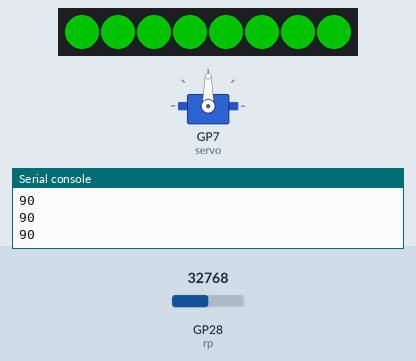
This program was run on a simulated Raspberry Pi Pico running MicroPython. On the bench: 8 RGB LEDs in strip order, left to right, servo, the last lines printed to the serial console. The inputs (shaded band) are chosen by the test bench; at power-on: GP28 (rp) = 32768 (analog values on the 0–65535 scale). Dim RGB values are drawn brighter than linear; servo angles are drawn from the pulse width (0.5 ms = 0°, 2.5 ms = 180°).

Above: at 1.3 s.
1.4 s: GP28 (rp) set to 45874
At 2.0 s:
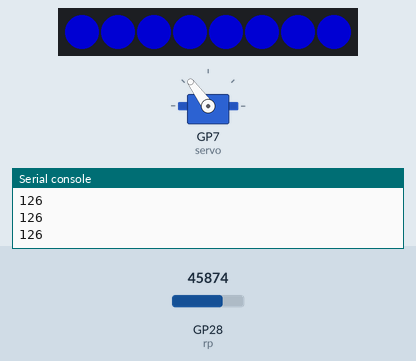
2.9 s: GP28 (rp) set to 19660
At 4.0 s:
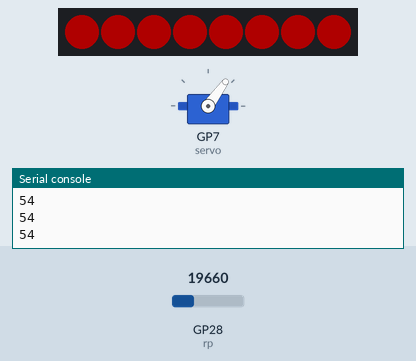
4.4 s: GP28 (rp) set to 0
At 5.3 s:
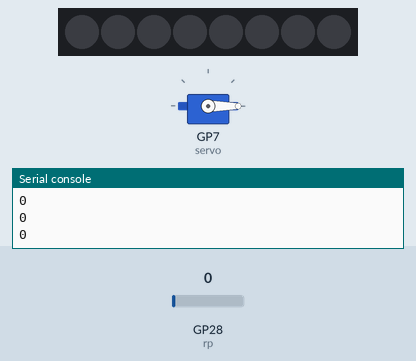
5.9 s: GP28 (rp) set to 7864
At 6.4 s:
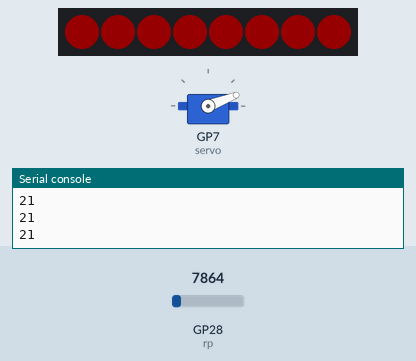
Timing chart, 0 to 8.4 s (numbered marks = the images above; inputs shaded):
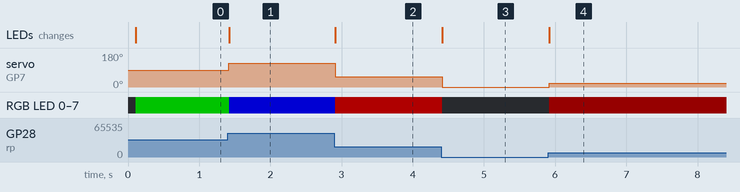

The program:

Servo_indicator.py
```python
import utime
import ws2812b
import random
from machine import Pin


ring_pin = 17 # RGB halo pin
numpix   = 8  # Number of RGB lights
strip = ws2812b.ws2812b(numpix, 0, ring_pin)

# Close all lights
strip.fill(0,0,0)
strip.show()

rp = machine.ADC(28)

conver_180 = 181 / (65535)
servo = machine.PWM(machine.Pin(7))
servo.freq(50)

def my_map(x, in_min, in_max, out_min, out_max):
    return int((x - in_min) * (out_max - out_min) / (in_max - in_min) + out_min)

def servo_control(value):
    duty = my_map(value, 0, 180, 500000, 2500000)
#     print(duty)
    servo.duty_ns(duty)

utime.sleep(.1)

while True:
    # Convert the read potentiometer value into [0, 180]
    val_rp = int(rp.read_u16() * conver_180)
    utime.sleep(.01)
    print(val_rp)
    servo_control(val_rp)
    if val_rp < 180/3:
        strip.fill(val_rp, 0, 0)
    elif val_rp < 180/3*2:
        strip.fill(0, val_rp, 0)
    else:
        strip.fill(0, 0, val_rp)
    strip.show()
```

Measured:
- after the input at 1.4 s, servo on GP7 (servo): 90° → 126° at once; RGB LED 0–7: RGB(0, 90, 0) → RGB(0, 0, 126) at once; the LEDs: change at once (image 1)
- after the input at 2.9 s, servo on GP7 (servo): 126° → 54° at once; RGB LED 0–7: RGB(0, 0, 126) → RGB(54, 0, 0) at once; the LEDs: change at once (image 2)
- after the input at 4.4 s, servo on GP7 (servo): 54° → 0° at once; RGB LED 0–7: RGB(54, 0, 0) → off at once; the LEDs: change at once (image 3)
- after the input at 5.9 s, servo on GP7 (servo): 0° → 21° at once; RGB LED 0–7: off → RGB(21, 0, 0) at once; the LEDs: change at once (image 4)
